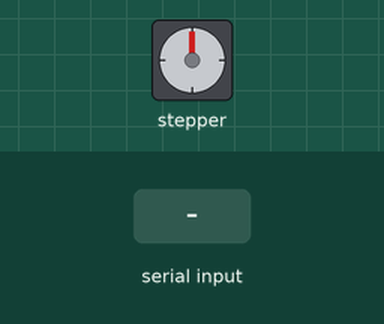
Bench run of a sketch on a simulated Arduino Uno, built with avr-gcc and run on an emulated ATmega328P. On the bench: stepper motor. The inputs (shaded band) are chosen by the test bench. Stepper angles assume 2048 steps per turn; what the sketch prints to the serial monitor is not drawn.

Above: at 1.4 s.
1.5 s: "f\n" received over Serial
At 1.97 s:
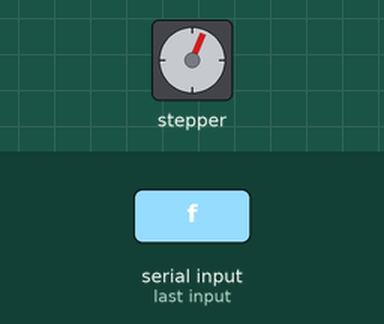
At 2.6 s:
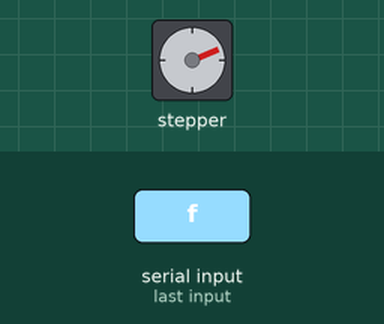
4.5 s: "b\n" received over Serial
10.5 s: "h\n" received over Serial
13.5 s: "q\n" received over Serial
16.5 s: "90,45\n" received over Serial
At 17.2 s:
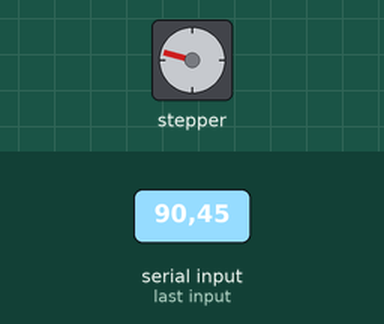
18.0 s: "F\n" received over Serial
At 18.47 s:
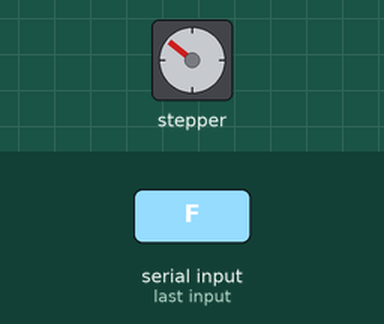
Timing chart, 0 to 22.0 s (numbered marks = the images above; inputs shaded):
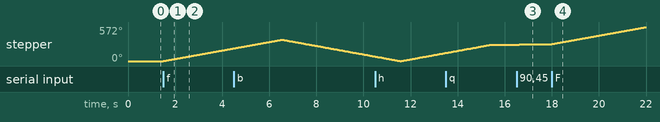

Measured:
- after the input at 1.5 s, stepper: keeps turning clockwise at about 72°/s, starting at once
- after the input at 16.5 s, stepper: turns 15° clockwise in 0.20 s, starting at once
- after the input at 18.0 s, stepper: keeps turning clockwise at about 72°/s, starting at once

The sketch:

04_stepper_control.ino
```cpp
/*
 * 第五組：遠端遙控組
 * 範例 4：步進馬達控制
 *
 * 學習重點：
 * - 步進馬達原理
 * - 步數與角度換算
 * - 正反轉控制
 *
 * 使用 28BYJ-48 步進馬達 + ULN2003 驅動板
 *
 * 接線：
 * - IN1 → D8
 * - IN2 → D9
 * - IN3 → D10
 * - IN4 → D11
 * - 電源 → 5V, GND
 */

#include <Stepper.h>

// 28BYJ-48 步進馬達參數
// 內部馬達每圈 32 步，減速比 64:1
// 所以輸出軸每圈需要 32 * 64 = 2048 步
#define STEPS_PER_REVOLUTION 2048

// ULN2003 驅動板接線
// 注意：IN1-IN3-IN2-IN4 的順序是正確的！
#define IN1 8
#define IN2 10
#define IN3 9
#define IN4 11

// 建立步進馬達物件
// 注意順序：IN1, IN3, IN2, IN4（交叉接法）
Stepper stepper(STEPS_PER_REVOLUTION, IN1, IN3, IN2, IN4);

void setup() {
  Serial.begin(9600);
  Serial.println("=== 步進馬達控制測試 ===");
  Serial.println();

  // 設定馬達速度（RPM）
  // 28BYJ-48 建議 10-15 RPM
  stepper.setSpeed(12);

  Serial.println("步進馬達已初始化！");
  Serial.println();
  Serial.println("序列埠指令：");
  Serial.println("- 輸入正數: 順時針旋轉（步數）");
  Serial.println("- 輸入負數: 逆時針旋轉（步數）");
  Serial.println("- 輸入 'f': 正轉一圈");
  Serial.println("- 輸入 'b': 反轉一圈");
  Serial.println("- 輸入 'h': 轉半圈");
  Serial.println("- 輸入 'q': 轉 90 度");
  Serial.println();
  Serial.println("提示: 2048 步 = 1 圈");
}

void loop() {
  if (Serial.available() > 0) {
    String input = Serial.readStringUntil('\n');
    input.trim();

    if (input == "f" || input == "F") {
      Serial.println("正轉一圈...");
      stepper.step(STEPS_PER_REVOLUTION);
      Serial.println("完成！");
    }
    else if (input == "b" || input == "B") {
      Serial.println("反轉一圈...");
      stepper.step(-STEPS_PER_REVOLUTION);
      Serial.println("完成！");
    }
    else if (input == "h" || input == "H") {
      Serial.println("轉半圈...");
      stepper.step(STEPS_PER_REVOLUTION / 2);
      Serial.println("完成！");
    }
    else if (input == "q" || input == "Q") {
      Serial.println("轉 90 度...");
      stepper.step(STEPS_PER_REVOLUTION / 4);
      Serial.println("完成！");
    }
    else {
      // 嘗試解析為步數
      int steps = input.toInt();
      if (steps != 0) {
        Serial.print("移動 ");
        Serial.print(steps);
        Serial.println(" 步...");
        stepper.step(steps);
        Serial.println("完成！");
      } else {
        Serial.println("無效輸入！");
      }
    }

    // 釋放馬達（減少發熱）
    releaseMotor();
  }
}

// 釋放馬達線圈（減少發熱與耗電）
void releaseMotor() {
  digitalWrite(IN1, LOW);
  digitalWrite(IN2, LOW);
  digitalWrite(IN3, LOW);
  digitalWrite(IN4, LOW);
}

/*
 * 知識補充：
 *
 * 步進馬達 vs 伺服馬達：
 *
 * 步進馬達：
 * - 可以精確控制旋轉角度
 * - 可以連續旋轉（不限 180 度）
 * - 扭力較大
 * - 速度較慢
 * - 需要驅動電路
 * - 靜止時也耗電（保持扭力）
 *
 * 伺服馬達：
 * - 通常限制 0-180 度
 * - 內建控制電路
 * - 有位置反饋
 * - 速度較快
 * - 接線簡單
 *
 * 28BYJ-48 規格：
 * - 工作電壓：5V DC
 * - 步進角：5.625°/64（內部）
 * - 減速比：1:64
 * - 每圈步數：2048（半步模式）
 * - 建議轉速：10-15 RPM
 *
 * 步數換算：
 * - 1 圈 = 2048 步
 * - 1 步 = 360° / 2048 ≈ 0.176°
 * - 90° = 512 步
 * - 180° = 1024 步
 *
 * 練習題：
 * 1. 修改速度，觀察最大可用速度
 * 2. 實作「來回擺動」功能
 * 3. 計算移動特定角度所需的步數
 */
```
